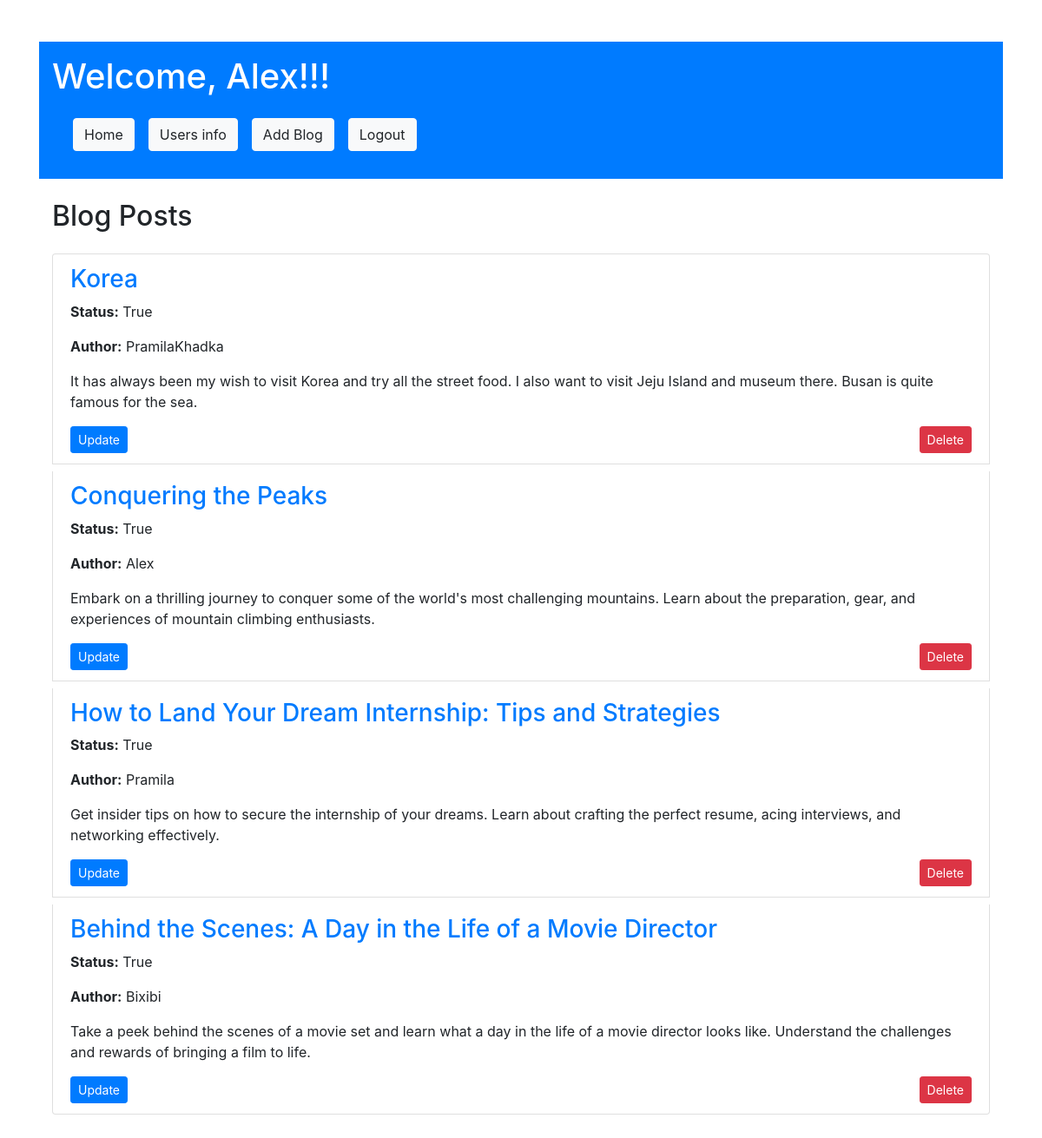
Screenshot of / (signed in) with the database file from the repository.
### weblog/models.py (models this page shows, shortened)
class Blog(models.Model):
    title = models.CharField(max_length=100)
    description = models.TextField()
    author = models.ForeignKey(User, on_delete=models.CASCADE)
    category = models.ForeignKey(Category, on_delete=models.CASCADE)
    status = models.BooleanField(default=False)
    created_at = models.DateTimeField(auto_now_add=True)
    updated_at = models.DateTimeField(auto_now=True)
    deleted_at = models.DateField(auto_now=True)

### weblog/views.py (the view)
# urls.py: 2. Add a URL to urlpatterns:  path('', views.home, name='home')
def home(request):
    posts = Blog.objects.all()
    return render(request, 'home.html', {'posts': posts})

### weblog/templates/home.html (shortened to what this page needs)
{% extends "base.html" %}
{% block content %}
<header class="bg-primary text-white py-3 mb-4">
    <div class="container">
        <h1>Welcome, {{ user.username }}!!!</h1>
        <nav class="navbar navbar-expand-lg navbar-dark bg-primary">
            <div class="navbar-nav">
                <a class="nav-link" href="{% url 'weblog:home' %}">
                    <button type="button" class="btn btn-light">Home</button>
                </a>
                <a class="nav-link" href="{% url 'weblog:user_list' %}">
                    <button type="button" class="btn btn-light">Users info</button>
                </a>
                <a class="nav-link" href="{% url 'weblog:add_blog' %}">
                    <button type="button" class="btn btn-light">Add Blog</button>
                </a>
                <a class="nav-link" href="{% url 'weblog:logout' %}">
                    <button type="button" class="btn btn-light">Logout</button>
                </a>
            </div>
        </nav>
    </div>
</header>
<div class="container">
    <h2 class="mb-4">Blog Posts</h2>
    <ul class="list-group">
        {% for blog in posts %}
        <li class="list-group-item mb-2">
            <h3><a href="{% url 'weblog:blog_detail' blog.id %}">{{ blog.title }}</a></h3>
            <p><strong>Status:</strong> {{ blog.status }}</p>
            <p><strong>Author:</strong> {{ blog.author }}</p>
            <p>{{ blog.description }}</p>
            <div class="d-flex justify-content-between">
                <a href="{% url 'weblog:blog-update' blog.id %}">
                    <button type="button" class="btn btn-primary btn-sm">Update</button>
                </a>
                <a href="{% url 'weblog:blog-delete' blog.id %}">
                    <button type="button" class="btn btn-danger btn-sm">Delete</button>
                </a>
            </div>
        </li>
        {% endfor %}
    </ul>
</div>
{% endblock %}

### rows the page displays
Blog: title "Korea", status "True", author "PramilaKhadka", description "It has always been my wish to visit Korea and try all the street food. I also want to visit Jeju Island and museum there. Busan is quite famous for the sea."
Blog: title "Conquering the Peaks", status "True", author "Alex", description "Embark on a thrilling journey to conquer some of the world's most challenging mountains. Learn about the preparation, gear, and experiences of mountain climbing enthusiasts."
Blog: title "How to Land Your Dream Internship: Tips and Strategies", status "True", author "Pramila", description "Get insider tips on how to secure the internship of your dreams. Learn about crafting the perfect resume, acing interviews, and networking effectively."
Blog: title "Behind the Scenes: A Day in the Life of a Movie Director", status "True", author "Bixibi", description "Take a peek behind the scenes of a movie set and learn what a day in the life of a movie director looks like. Understand the challenges and rewards of bringing a film to life."

### other values shown
{{ user.username }} "Alex"
